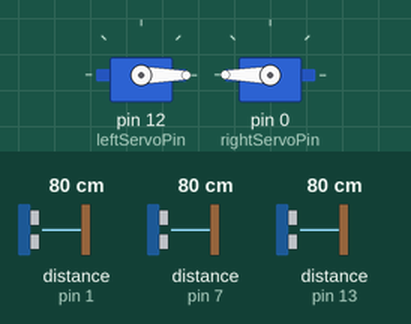
This sketch was run on a simulated Arduino Uno, built with avr-gcc and run on an emulated ATmega328P. Shown: 2 × servo. Wiring (inferred from the names in the program): 3 × ultrasonic range finder: trigger pin 1, echo pin 1 / trigger pin 7, echo pin 7 / trigger pin 13, echo pin 13. The inputs (shaded band) are chosen by the test bench; at power-on: distance to the obstacle (sensors on pin 7, pin 1, pin 13) 80 cm. The echo pulse lasts 58.3 µs per cm; what the sketch prints to the serial monitor is not drawn.

Above: at 1.2 s.
1.3 s: distance to the obstacle (sensor on pin 7) set to 2 cm
3.2 s: distance to the obstacle (sensor on pin 1) set to 35 cm
6.2 s: distance to the obstacle (sensor on pin 13) set to 2 cm
8.1 s: distance to the obstacle (sensor on pin 1) set to 2 cm
11.1 s: distance to the obstacle (sensor on pin 13) set to 120 cm
14.1 s: distance to the obstacle (sensor on pin 7) set to 7 cm
Timing chart, 0 to 17.1 s (numbered marks = the images above; inputs shaded):
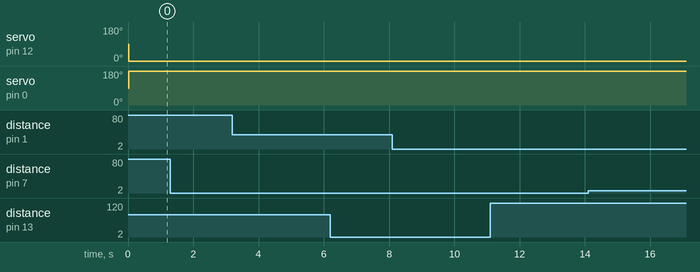

The sketch:

skills-2019.ino
```cpp
#include <Servo.h>

// Define the variables for the front US sensor
const int frontUsPin = 7;
float frontDur, frontDist;

// Define the variables for the left US sensor
const int leftUsPin = 13;
float leftDur, leftDist;

// Define the variables for the right US sensor
const int rightUsPin = 1;
float rightDur, rightDist;

// Define the variables for the left Servo
const int leftServoPin = 12;
Servo left;

// Define the variables for the right servo
const int rightServoPin = 0;
Servo right;

void setup() {
 initializeServos(); // Initialize the servos
 Serial.begin(9600); // Begin the serial at a 9600 BAUD rate

 Serial.println("Bot is ready to rumble"); // Print to the serial terminal that the bot is ready
}

void loop() {
  // Get all of the distances for the ultrasonic sensors
  getAllUsDistances();

  // If the closest object from the front of the bot is less than 4 inches and is not 0
  if (frontDist <= 4 && frontDist != 0) {
    // If the left is greater that the right (We favour the left)
    if (leftDist >= rightDist) {
      Serial.println("Go Left"); // Go Left
    } else {
      Serial.println("Go Right"); // Otherwise, go right
    }
  } else {
    Forward(); // Go Forward By default
  }
}

void initializeServos() {
  // Atatch the servos to the correct pins
  left.attach(leftServoPin);
  right.attach(rightServoPin);

  // stop the robot when the program starts
  Stop();
}

void getAllUsDistances() {
  frontDur = getFrontDur(); // Get the duration of the front sensors ping
  frontDist = durToInches(frontDur); // Get the distance from that duration

  leftDur = getLeftDur(); // Same as the front sensor just with the left
  leftDist = durToInches(leftDur);

  rightDur = getRightDur(); // Same as the front sensor just with the right
  rightDist = durToInches(rightDur);
}

float getFrontDur() {
  pinMode(frontUsPin, OUTPUT); // Set the front Ping Pin to output
  digitalWrite(frontUsPin, LOW); // Write the ping pin to a low voltage
  delayMicroseconds(2); // wait 2 microseconds
  digitalWrite(frontUsPin, HIGH); // set the ping pin high
  delayMicroseconds(5); // wait 5 microseconds
  digitalWrite(frontUsPin, LOW); // set the ping pin low (This is the end of the pulse for this loop)

  pinMode(frontUsPin, INPUT); // set the ping pin to input
  return pulseIn(frontUsPin, HIGH, 15000); // return the time that ping took to get to the sensor
}

float getLeftDur() {
  pinMode(leftUsPin, OUTPUT);
  digitalWrite(leftUsPin, LOW);
  delayMicroseconds(2);
  digitalWrite(leftUsPin, HIGH);
  delayMicroseconds(5);
  digitalWrite(leftUsPin, LOW);

  pinMode(leftUsPin, INPUT);
  return pulseIn(leftUsPin, HIGH, 15000);
}

float getRightDur() {
  pinMode(rightUsPin, OUTPUT);
  digitalWrite(rightUsPin, LOW);
  delayMicroseconds(2);
  digitalWrite(rightUsPin, HIGH);
  delayMicroseconds(5);
  digitalWrite(rightUsPin, LOW);

  pinMode(rightUsPin, INPUT);
  return pulseIn(rightUsPin, HIGH, 15000);
}

float durToInches(float dur) {
  return dur / 74 / 2; // return the given duration as a distance measured in inches
}

void Stop() {
  left.write(90);
  right.write(90);
}

void Forward() {
  left.write(0);
  right.write(180);
}
```

Measured:
- after the input at 1.3 s, every drawn part: stays the same
- after the input at 3.2 s, every drawn part: stays the same
- after the input at 6.2 s, every drawn part: stays the same
- after the input at 8.1 s, every drawn part: stays the same
- after the input at 11.1 s, every drawn part: stays the same
- after the input at 14.1 s, every drawn part: stays the same
